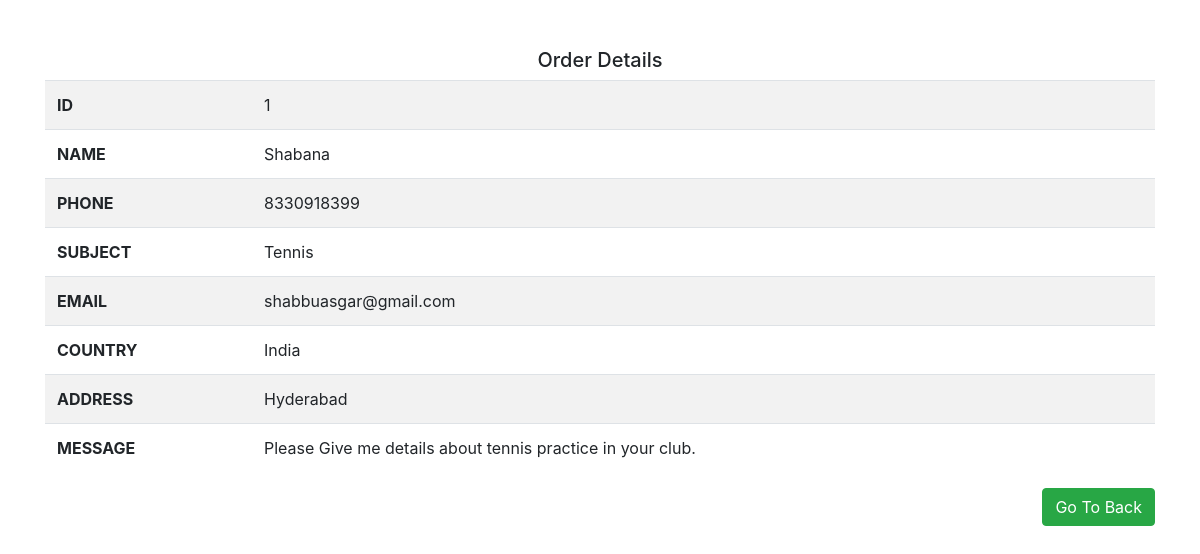
/PHP/Admin_Pages/enquiry_fulldetails.php?enquirydetails=1 (signed in), run on the app's committed database.
### tables this page shows
CREATE TABLE `enquiry` (
  `id` int(200) NOT NULL,
  `name` varchar(200) DEFAULT NULL,
  `phone` bigint(200) DEFAULT NULL,
  `subject` varchar(200) DEFAULT NULL,
  `email` varchar(200) DEFAULT NULL,
  `country` varchar(200) DEFAULT NULL,
  `address` varchar(200) DEFAULT NULL,
  `message` varchar(200) DEFAULT NULL
);

### PHP/Admin_Pages/enquiry_fulldetails.php (the view, shortened to what this page needs)
<?php
if(isset($_SESSION['email']) && isset($_SESSION['pswd']))
{
$conn=mysqli_connect("localhost","root","","student");
$specifiedorder=$_GET['enquirydetails'];
$select="select *from enquiry where id='$specifiedorder'";
$qry=mysqli_query($conn,$select);
$fetch=mysqli_fetch_assoc($qry);
?>
<!DOCTYPE html>
<html lang="en">
<head>
    <link rel="stylesheet" href="../../CSS/bootstrap.min.css">
	<link rel="stylesheet" href="../CSS/all.css">
</head>
<body>
<div class="container mt-5">
	<h5 class="text-center">Order Details</h5>
	<table class="table table-striped">
		<tr>
			<th>ID</th>
			<td><?php echo $fetch['id'];?></td>
		</tr>
		<tr>
			<th>NAME</th>
			<td><?php echo $fetch['name'];?></td>
		</tr>
		<tr>
			<th>PHONE</th>
			<td><?php echo $fetch['phone'];?></td>
		</tr>
		<tr>
			<th>SUBJECT</th>
			<td><?php echo $fetch['subject'];?></td>
		</tr>
		<tr>
			<th>EMAIL</th>
			<td><?php echo $fetch['email'];?></td>
		</tr>
		<tr>
			<th>COUNTRY</th>
			<td><?php echo $fetch['country'];?></td>
		</tr>
		<tr>
			<th>ADDRESS</th>
			<td><?php echo $fetch['address'];?></td>
		</tr>
        <tr>
			<th>MESSAGE</th>
			<td><?php echo $fetch['message'];?></td>
		</tr>
	</table>
	<a href="Admin_Dash_Board.php" class="btn btn-success float-right">Go To Back</a>
	</div>
</body>
</html>
<?php } ?>

### data on the page
enquiry: id "1", name "Shabana", phone "8330918399", subject "Tennis", email "shabbuasgar@gmail.com", country "India", address "Hyderabad", message "Please Give me details about tennis practice in your club."
